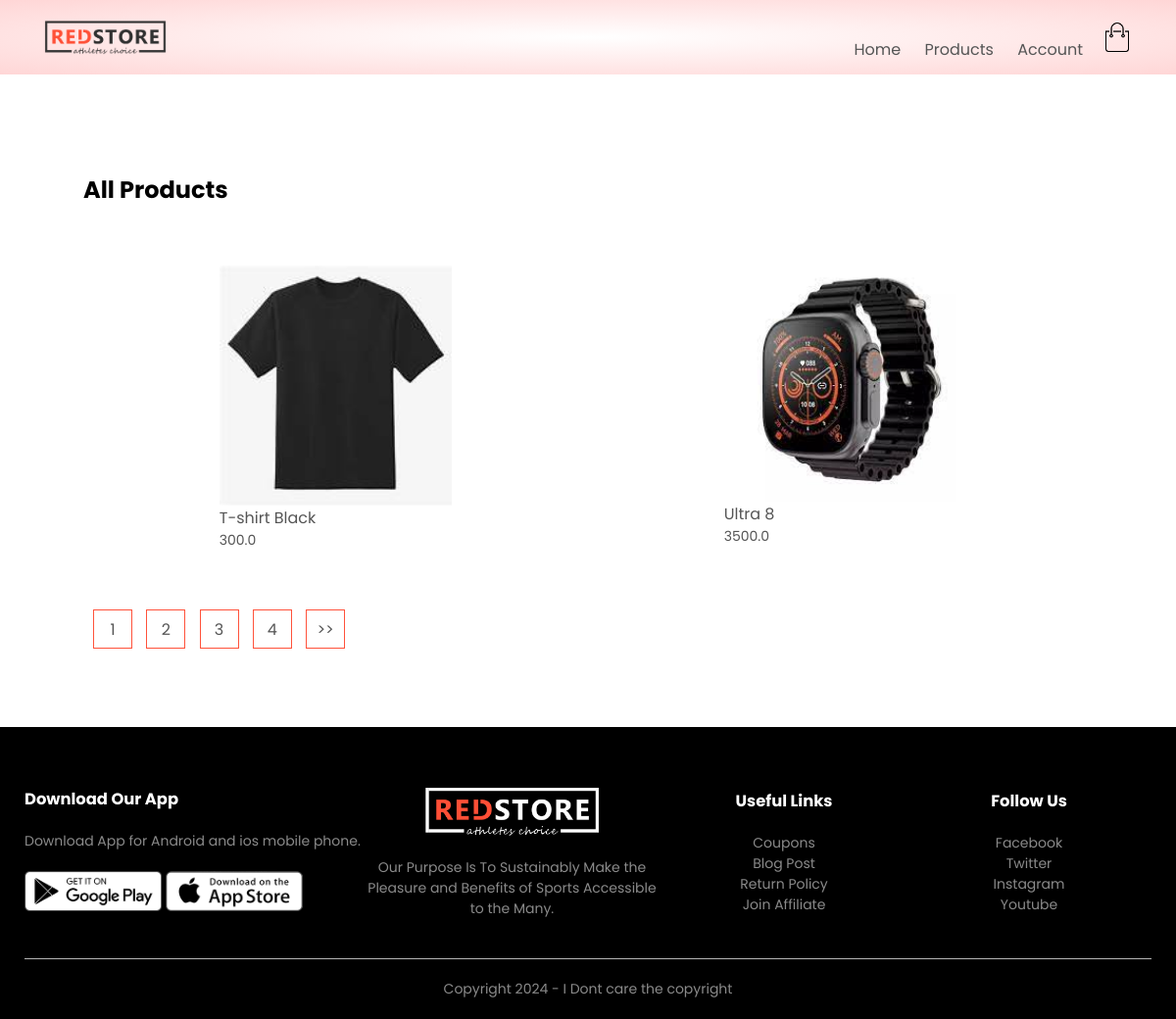
The app's page /product_list with its own data.
### products/models.py (models this page shows, shortened)
class Product(models.Model):
    LIVE=1
    DELETE=0
    DELETE_CHOICES=((LIVE,'Live'),(DELETE,'Delete'))
    title=models.CharField(max_length=200)
    price=models.FloatField()
    description=models.TextField()
    image=models.ImageField(upload_to='media/')
    priority=models.IntegerField(default=0)
    delete_status=models.IntegerField(choices=DELETE_CHOICES,default=LIVE)
    created_at=models.DateTimeField(auto_now_add=True)
    updated_at=models.DateTimeField(auto_now=True)

### products/views.py (the view)
# urls.py: path('product_list',views.list_products,name='list_products'),
def list_products(request):
    page=1
    if request.GET:
        page=request.GET.get('page',1)
    product_list=Product.objects.order_by('priority')
    product_paginator=Paginator(product_list,2)
    product_list=product_paginator.get_page(page)
    context={'products':product_list}
    return render(request,'products.html',context)

### products/templatetags/chunks.py (called while the page is built)
@register.filter(name='chunks')
def chunks(list_data,chunk_size):
    chunk=[]
    i=0
    for data in list_data:
        chunk.append(data)
        i=i+1
        if i==chunk_size:
            yield chunk
            i=0
            chunk=[]
    if chunk:
        yield chunk

### templates/products.html (shortened to what this page needs)
{% extends 'blank_layout.html' %}
 {% block content %}
    {% include 'product_list.html' %}
 {% endblock content %}

### templates/product_list.html (shortened to what this page needs)
{% load static %}
{% load chunks %}
<div class="small-container">
    <div class="row row-2">
        <h2>All Products</h2>
    </div>
    {% for product_chunks in products|chunks:4 %}
    <div class="row">
        {% for product in product_chunks %}
        <div class="col-4">
            <a href="{% url 'detail_product' product.id %}"><img src="{{ product.image.url }}"></a>
            <h4>{{ product.title }}</h4>
            <p>{{ product.price }}</p>
        </div>
        {% endfor %}
    </div>
    {% endfor %}
    <div class="page-btn">
        {% for i in products.paginator.page_range %}
        <a href="?page={{i}}"><span>{{i}}</span></a>
        {% endfor %}
        {% if products.has_next %}
        <a href="?page={{ products.next_page_number  }}"><span> >> </span></a>
        {% endif %}
    </div>
</div>

### static/css/style.css (style rules this page uses)
* { margin: 0; padding: 0; box-sizing: border-box; }
body { font-family: 'Poppins', sans-serif; }
a { text-decoration: none; color: #555; }
p { color: #555; }
.row { display: flex; align-items: center; flex-wrap: wrap; justify-content: space-around; }
.small-container { max-width: 1080px; margin: auto; padding-left: 25px; padding-right: 25px; }
.col-4 { flex-basis: 25%; padding: 10px; min-width: 200px; margin-bottom: 50px; transition: transform 0.5s; }
.col-4 img { width: 100%; }
h4 { color: #555; font-weight: normal; }
.col-4 p { font-size: 14px; }
.row-2 { justify-content: space-between; margin: 100px auto 50px; }
.page-btn { margin: 0 auto 80px; border-radius: 15px; }
.page-btn span { display: inline-block; border: 1px solid #ff523b; margin-left: 10px; width: 40px; height: 40px; text-align: center; line-height: 40px; cursor: pointer; }

### records on screen
Product: image (picture), title "T-shirt Black", price "300.0"
Product: image (picture), title "Ultra 8", price "3500.0"

### other values on screen
{{ i }} "1" "2" "3" "4"
